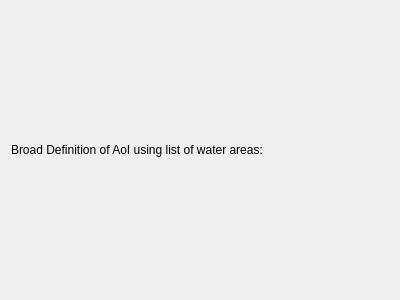
<?xml version="1.0" encoding="UTF-8"?>
<ui version="4.0">
 <class>Page1_3</class>
 <widget class="QWizardPage" name="Page1_3">
  <property name="geometry">
   <rect>
    <x>0</x>
    <y>0</y>
    <width>400</width>
    <height>300</height>
   </rect>
  </property>
  <property name="windowTitle">
   <string>WizardPage</string>
  </property>
  <property name="title">
   <string>Initiation and Planning</string>
  </property>
  <property name="subTitle">
   <string>Initial Project Planning</string>
  </property>
  <layout class="QVBoxLayout" name="verticalLayout">
   <item>
    <widget class="QLabel" name="label_2">
     <property name="text">
      <string>&lt;html&gt;&lt;head/&gt;&lt;body&gt;&lt;p&gt;Broad Definition of AoI using list of water areas:&lt;/p&gt;&lt;/body&gt;&lt;/html&gt;</string>
     </property>
     <property name="wordWrap">
      <bool>true</bool>
     </property>
    </widget>
   </item>
  </layout>
 </widget>
 <resources/>
 <connections/>
</ui>
